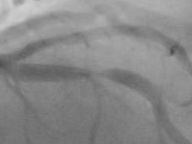
#> input picture roi/14_002_8_0016_bmp.rf.a12652426a2ae067fef2c77acf544ed9.jpg, 192 x 144 px; its folder holds only this picture in this run
$ jupyter execute mask.ipynb
#> lines starting #> are read from the running program, lines starting #| are printed output that depends on the picture; after the words box and inside, x2 and y2 are one past the last pixel; in counts of white or black regions, pixels touching at a corner belong together
[cell 1]
import os
import cv2
import numpy as np
from skimage.filters import frangi
from tqdm import tqdm

ROI_DIR = r"roi"
MASK_DIR = r"masks"

os.makedirs(MASK_DIR, exist_ok=True)

roi_images = [f for f in os.listdir(ROI_DIR)
              if f.lower().endswith((".png", ".jpg", ".jpeg"))]

for fname in tqdm(roi_images):
    img_path = os.path.join(ROI_DIR, fname)
    img = cv2.imread(img_path, cv2.IMREAD_GRAYSCALE)
#> img is the input picture: shape (144, 192); min 74, max 208, mean 136.7

    if img is None:
        continue

    # --- Step 1: Denoise ---
    img_blur = cv2.GaussianBlur(img, (5, 5), 0)

    # --- Step 2: Vessel enhancement ---
    vessel = frangi(img_blur)
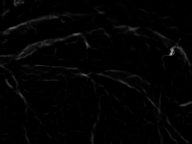
#> vessel: shape (144, 192) float64; min 0, max 0.638, mean 0.0128
    vessel = (vessel / vessel.max() * 255).astype(np.uint8)

    # --- Step 3: Threshold ---
    _, binary = cv2.threshold(
        vessel, 0, 255,
        cv2.THRESH_BINARY + cv2.THRESH_OTSU
    )
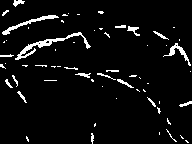
#> binary: shape (144, 192); 5.3% white in thin lines or dots

    # --- Step 4: Morphology cleanup ---
    kernel = np.ones((3, 3), np.uint8)
    binary = cv2.morphologyEx(binary, cv2.MORPH_CLOSE, kernel, iterations=2)
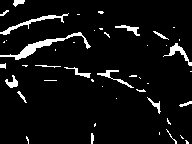
#> binary: shape (144, 192); 6.3% white; 46 white regions (29 under 20 px), largest, box (x1, y1, x2, y2) and area: (0, 32, 91, 60) 439, (0, 13, 69, 35) 238, (163, 43, 192, 66) 157
    binary = cv2.morphologyEx(binary, cv2.MORPH_OPEN, kernel, iterations=1)
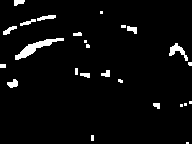
#> binary: shape (144, 192); 4% white; 25 white regions (11 under 20 px), largest, box (x1, y1, x2, y2) and area: (15, 38, 64, 60) 317, (169, 43, 188, 61) 131, (37, 15, 56, 21) 67

    # --- Step 5: Keep largest connected component ---
    num_labels, labels, stats, _ = cv2.connectedComponentsWithStats(binary)
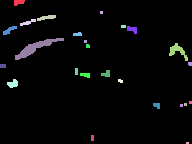
#> labels: shape (144, 192) int32; 26 distinct labels, from 0 to 25; one colour per label, 0 black
#> num_labels = 26; stats = 26 rows, first 6: [0, 0, 192, 144, 26533], [14, 0, 11, 6, 49], [100, 11, 3, 3, 9], [37, 15, 19, 6, 67], [20, 19, 16, 7, 51], [121, 25, 5, 3, 15]

    if num_labels > 1:
        largest = 1 + np.argmax(stats[1:, cv2.CC_STAT_AREA])
#> largest = 9
        mask = np.zeros_like(binary)
        mask[labels == largest] = 255
    else:
        mask = binary

    # --- Save ---
    mask_name = os.path.splitext(fname)[0] + "_mask.png"
    cv2.imwrite(os.path.join(MASK_DIR, mask_name), mask)
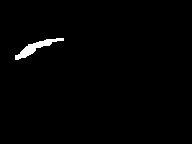
#> saved as 14_002_8_0016_bmp.rf.a12652426a2ae067fef2c77acf544ed9_mask.png: shape (144, 192); 1.1% white; 1 white region, box (x1, y1, x2, y2) and area: (15, 38, 64, 60) 317

print("Automatic lumen masks generated.")

$ run again, on roi/14_006_1_0128_bmp.rf.9de941daf6eca863665de25e8f0e049d.jpg
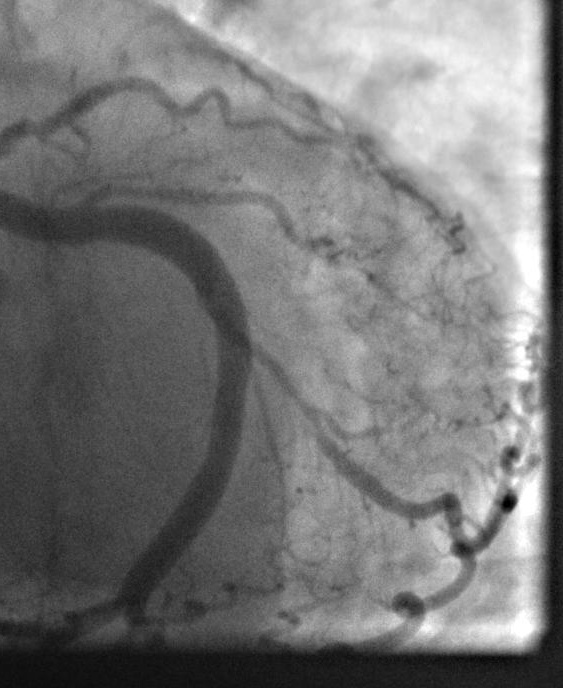
#> input picture roi/14_006_1_0128_bmp.rf.9de941daf6eca863665de25e8f0e049d.jpg, 563 x 688 px
#> img is the input picture: shape (688, 563); min 0, max 255, mean 119.2
#> `num_labels, labels, stats, _ = cv2.connectedComponentsWithStats(binary)`:
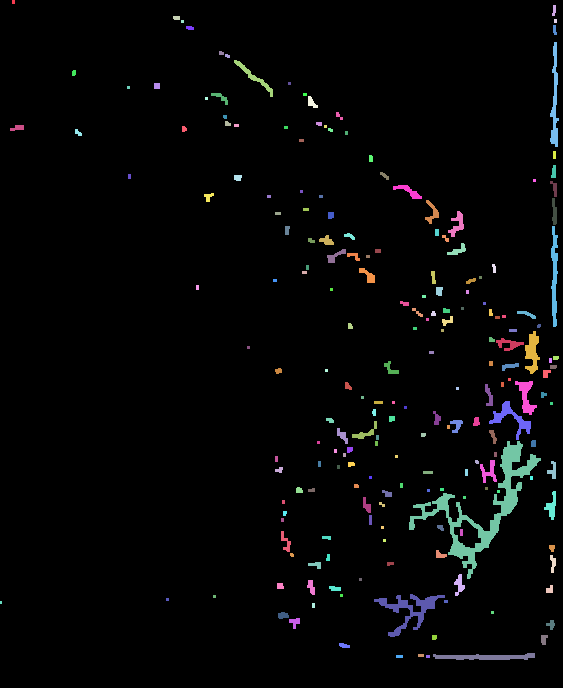
#> labels: shape (688, 563) int32; 208 distinct labels, from 0 to 207; one colour per label, 0 black
#> num_labels = 208; stats = 208 rows, first 6: [0, 0, 563, 688, 373960], [12, 0, 3, 4, 12], [552, 5, 4, 11, 33], [173, 16, 7, 4, 27], [554, 19, 3, 4, 12], [181, 20, 3, 3, 9]
#> largest = 135
#> `cv2.imwrite(os.path.join(MASK_DIR, mask_name), mask)`:
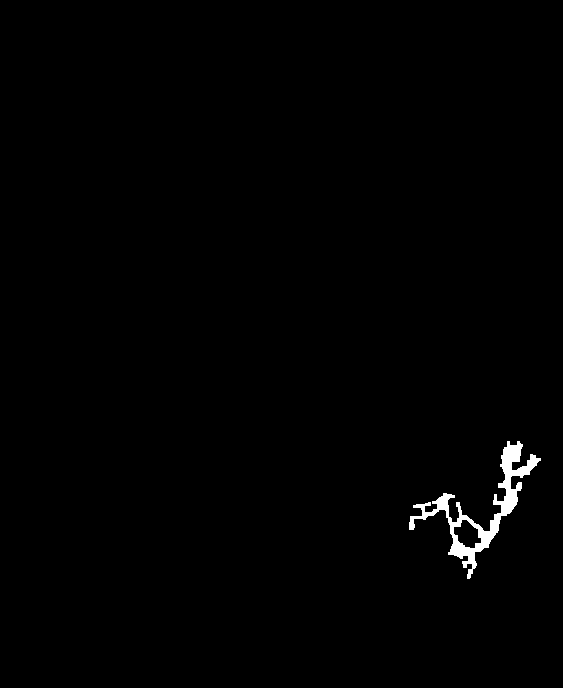
#> saved as 14_006_1_0128_bmp.rf.9de941daf6eca863665de25e8f0e049d_mask.png: shape (688, 563); 0.77% white; 1 white region, box (x1, y1, x2, y2) and area: (409, 441, 541, 579) 2998

$ run again, on roi/14_007_5_0091_bmp.rf.b107c36fa3e6037acffb215a7829996d.jpg
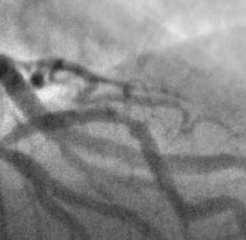
#> input picture roi/14_007_5_0091_bmp.rf.b107c36fa3e6037acffb215a7829996d.jpg, 246 x 240 px
#> img is the input picture: shape (240, 246); min 34, max 246, mean 135.5
#> `num_labels, labels, stats, _ = cv2.connectedComponentsWithStats(binary)`:
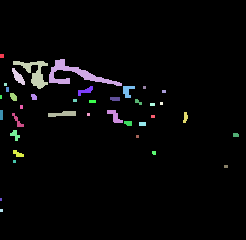
#> labels: shape (240, 246) int32; 39 distinct labels, from 0 to 38; one colour per label, 0 black
#> num_labels = 39; stats = 39 rows, first 6: [0, 0, 246, 240, 56939], [0, 54, 4, 4, 16], [49, 59, 73, 27, 578], [13, 61, 35, 28, 375], [12, 68, 13, 17, 104], [4, 83, 3, 3, 9]
#> largest = 2
#> `cv2.imwrite(os.path.join(MASK_DIR, mask_name), mask)`:
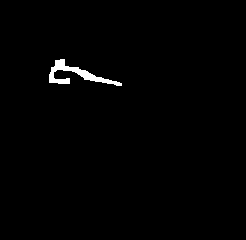
#> saved as 14_007_5_0091_bmp.rf.b107c36fa3e6037acffb215a7829996d_mask.png: shape (240, 246); 0.98% white; 1 white region, box (x1, y1, x2, y2) and area: (49, 59, 122, 86) 578

$ run again, on roi/14_007_5_0118_bmp.rf.0173a5de38d10ee3a736f29fef320a89.jpg
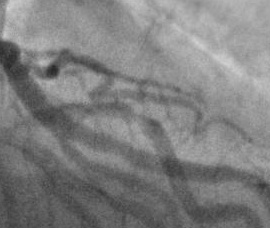
#> input picture roi/14_007_5_0118_bmp.rf.0173a5de38d10ee3a736f29fef320a89.jpg, 270 x 228 px
#> img is the input picture: shape (228, 270); min 40, max 212, mean 127.1
#> `num_labels, labels, stats, _ = cv2.connectedComponentsWithStats(binary)`:
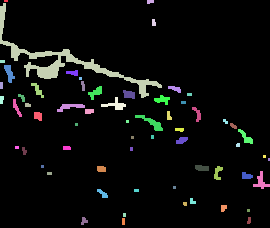
#> labels: shape (228, 270) int32; 63 distinct labels, from 0 to 62; one colour per label, 0 black
#> num_labels = 63; stats = 63 rows, first 6: [0, 0, 270, 228, 57494], [4, 0, 4, 2, 8], [147, 0, 7, 4, 24], [0, 3, 162, 95, 1584], [152, 19, 4, 7, 25], [0, 60, 5, 3, 15]
#> largest = 3
#> `cv2.imwrite(os.path.join(MASK_DIR, mask_name), mask)`:
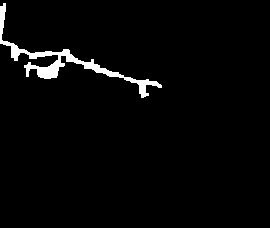
#> saved as 14_007_5_0118_bmp.rf.0173a5de38d10ee3a736f29fef320a89_mask.png: shape (228, 270); 2.6% white; 1 white region, box (x1, y1, x2, y2) and area: (0, 3, 162, 98) 1584
